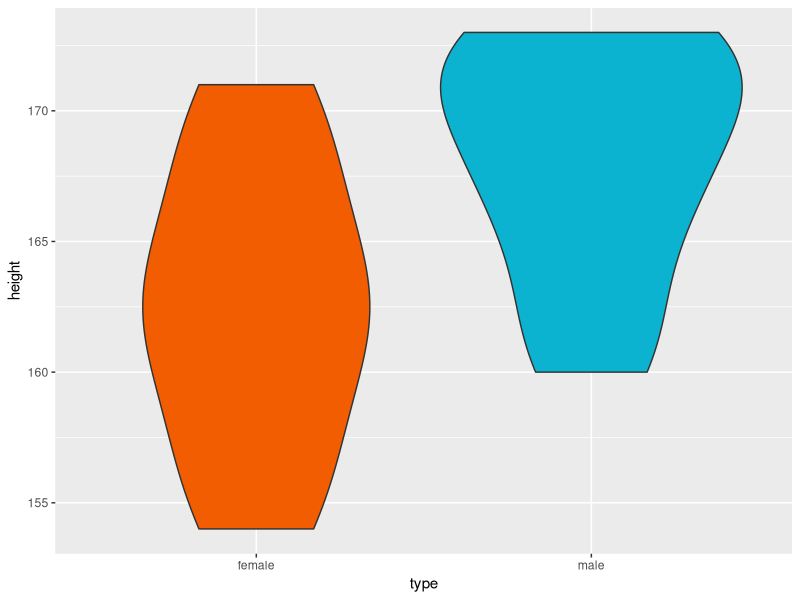

The R script that drew this image:
## ---- chunk 1
set.seed(123)
# 正規分布に従う、平均167、分散4の乱数を30個生成し、母集団とする
# 母集団は一般に未知であるが、ここでは「神の視点」で母集団の性質を知っていると仮定する
x <- 
  floor(rnorm(n = 30, mean = 167, sd = sqrt(4)))

sample_x <- 
  sample(x, size = 10, replace = FALSE)
## ---- chunk 2
# 標本集団の平均値（標本平均）
mean(sample_x)

# 母集団の平均値（母平均）
mean(x)
## ---- chunk 3
# 偏りのある標本から得られた標本の標本平均
# たまたま、身長が低い生徒から標本が得られたと仮定する
sample_x2 <- 
  sort(x)[1:10]
mean(sample_x2)
#> [1] 164.2
## ---- chunk 4
n <- length(sample_x) # 標本の大きさ
t <- qt(0.975, df = n - 1) # t分布の上側2.5%点。自由度(degree of freedom)はn-1
s <- sd(sample_x)

standard_error <- sd(sample_x) / sqrt(n) # 標準誤差

# 信頼水準95%の信頼区間（95%信頼区間）
(lower_limit <- mean(sample_x) - t * standard_error) # 信頼区間の下限
(upper_limit <- mean(sample_x) + t * standard_error) # 信頼区間の上限
## ---- chunk 5
# 信頼区間の下限と上限、95%信頼区間であることを出力
t.test(sample_x)$conf.int

# 信頼区間の下限と上限、99%信頼区間であることを出力
# t.test(sample_x, conf.level = 0.99)$conf.int
## ---- chunk 6
# 信頼区間の範囲に母平均が含まれる
dplyr::between(mean(x), lower_limit, upper_limit)

# 100個の標本について信頼区間を求めると、平均して5つは母平均を含まない値を得る
set.seed(123456)
d <- tibble::as_tibble(as.data.frame(matrix(nrow = 100, ncol = 3)))
for (i in seq.int(100)) {
  ci <- t.test(sample(x, size = 10, replace = FALSE))$conf.int
  d[i, ] <- tibble::tibble(
    lower_limit = ci[1],
    upper_limit = ci[2],
    mean_x = mean(x)
  )
}
d <- 
  setNames(d, c("lower_limit", "upper_limit", "mean_x"))
# 信頼区間が母平均を含まない場合
d |> 
  dplyr::mutate(check = dplyr::between(mean_x, lower_limit, upper_limit)) |> 
  dplyr::filter(check == FALSE)
## ---- chunk 7
# 男女別でのクラスの生徒の身長
height_male <- 
  c(160, 162, 165, 167, 168, 170, 171, 172, 173, 173)
height_female <- 
  c(156, 158, 161, 163, 164, 162, 167, 154, 169, 171)
## ---- chunk 8
library(ggplot2)

tibble::tibble(type = rep(c("male", "female"), each = 10), 
               height = c(height_male, height_female)) |> 
  ggplot() +
  aes(type, height) + 
  geom_violin(aes(fill = type), show.legend = FALSE) +
  scale_fill_manual(values = c(male = "#0cb3d1",
                               female = "#f25d02"))
## ---- chunk 9
# 各標本の平均を計算
M1 <- mean(height_male)
M2 <- mean(height_female)

# 各標本の標準偏差を計算
s1 <- sd(height_male)
s2 <- sd(height_female)

# 各標本のサイズを計算
n1 <- length(height_male)
n2 <- length(height_female)

# t値を計算
(t_value <- (M1 - M2) / sqrt((s1^2/n1) + (s2^2/n2)))
## ---- chunk 10
# t分布の上側5%点を計算
qt(0.95, df = (n1 + n2)-2)
## ---- chunk 11
t_value >= qt(0.95, df = (n1 + n2)-2)
## ---- chunk 12
# p値を計算
p_value <- 1 - pt(t_value, df = (n1 + n2)-2)
# 両側検定の場合は、p値を2倍する
(p_value <- p_value*2)
## ---- chunk 13
# 2つの標本のt検定 (Studentのt検定)
# var.equal = TRUE により2つの標本の分散が等しいと仮定する
t_test <- t.test(height_male, height_female, var.equal = TRUE)
t_test
## ---- chunk 14
# ここに仮説検定を行うためのRコードを記述してください。
# 平均値と標準偏差の2つのパラメータから、正規分布に従うデータを生成します。
# まず、男子についてrnrom()関数を使い、データを生成します。続いて同様に女子30名の身長データを生成します。
male <- rnorm(n = 30, mean = 160.4, sd = 7.90)
